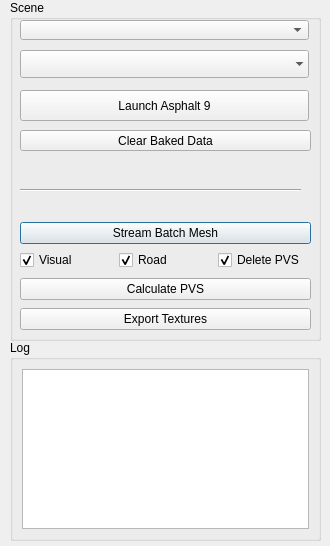
<?xml version="1.0" encoding="UTF-8"?>
<ui version="4.0">
 <class>Dialog</class>
 <widget class="QDialog" name="Dialog">
  <property name="geometry">
   <rect>
    <x>0</x>
    <y>0</y>
    <width>330</width>
    <height>546</height>
   </rect>
  </property>
  <property name="windowTitle">
   <string>Dialog</string>
  </property>
  <widget class="QGroupBox" name="groupBox">
   <property name="geometry">
    <rect>
     <x>10</x>
     <y>340</y>
     <width>311</width>
     <height>201</height>
    </rect>
   </property>
   <property name="title">
    <string>Log</string>
   </property>
   <layout class="QVBoxLayout" name="verticalLayout_3">
    <item>
     <widget class="QTextBrowser" name="uiLog">
      <property name="sizePolicy">
       <sizepolicy hsizetype="Expanding" vsizetype="Expanding">
        <horstretch>0</horstretch>
        <verstretch>0</verstretch>
       </sizepolicy>
      </property>
      <property name="maximumSize">
       <size>
        <width>16777215</width>
        <height>16777215</height>
       </size>
      </property>
     </widget>
    </item>
   </layout>
  </widget>
  <widget class="QGroupBox" name="grp_scenegroup">
   <property name="geometry">
    <rect>
     <x>10</x>
     <y>0</y>
     <width>311</width>
     <height>341</height>
    </rect>
   </property>
   <property name="title">
    <string>Scene</string>
   </property>
   <widget class="QWidget" name="verticalLayoutWidget_2">
    <property name="geometry">
     <rect>
      <x>10</x>
      <y>220</y>
      <width>291</width>
      <height>112</height>
     </rect>
    </property>
    <layout class="QVBoxLayout" name="verticalLayout_2">
     <item>
      <layout class="QVBoxLayout" name="verticalLayout">
       <item>
        <widget class="QPushButton" name="ui_btn_streamBatchMesh">
         <property name="text">
          <string>Stream Batch Mesh</string>
         </property>
        </widget>
       </item>
       <item>
        <layout class="QHBoxLayout" name="horizontalLayout">
         <item>
          <widget class="QCheckBox" name="ui_ck_doVisual">
           <property name="layoutDirection">
            <enum>Qt::LeftToRight</enum>
           </property>
           <property name="text">
            <string>Visual</string>
           </property>
           <property name="checked">
            <bool>true</bool>
           </property>
          </widget>
         </item>
         <item>
          <widget class="QCheckBox" name="ui_ck_doRoad">
           <property name="text">
            <string>Road</string>
           </property>
           <property name="checked">
            <bool>true</bool>
           </property>
          </widget>
         </item>
         <item>
          <widget class="QCheckBox" name="ui_ck_deletePVS">
           <property name="text">
            <string>Delete PVS</string>
           </property>
           <property name="checked">
            <bool>true</bool>
           </property>
          </widget>
         </item>
        </layout>
       </item>
      </layout>
     </item>
     <item>
      <widget class="QPushButton" name="ui_btn_calcluatePVS">
       <property name="text">
        <string>Calculate PVS</string>
       </property>
      </widget>
     </item>
     <item>
      <widget class="QPushButton" name="ui_btn_exportTextures">
       <property name="text">
        <string>Export Textures</string>
       </property>
      </widget>
     </item>
    </layout>
   </widget>
   <widget class="QWidget" name="verticalLayoutWidget_3">
    <property name="geometry">
     <rect>
      <x>10</x>
      <y>130</y>
      <width>291</width>
      <height>21</height>
     </rect>
    </property>
    <layout class="QVBoxLayout" name="verticalLayout_4">
     <item>
      <widget class="QPushButton" name="ui_btn_clearbakeddata">
       <property name="text">
        <string>Clear Baked Data</string>
       </property>
      </widget>
     </item>
    </layout>
   </widget>
   <widget class="Line" name="line">
    <property name="geometry">
     <rect>
      <x>10</x>
      <y>180</y>
      <width>281</width>
      <height>20</height>
     </rect>
    </property>
    <property name="orientation">
     <enum>Qt::Horizontal</enum>
    </property>
   </widget>
   <widget class="QComboBox" name="ui_cb_scenes">
    <property name="geometry">
     <rect>
      <x>10</x>
      <y>20</y>
      <width>289</width>
      <height>20</height>
     </rect>
    </property>
   </widget>
   <widget class="QComboBox" name="ui_cb_tracklist">
    <property name="geometry">
     <rect>
      <x>10</x>
      <y>50</y>
      <width>289</width>
      <height>28</height>
     </rect>
    </property>
    <property name="iconSize">
     <size>
      <width>16</width>
      <height>16</height>
     </size>
    </property>
    <property name="frame">
     <bool>false</bool>
    </property>
   </widget>
   <widget class="QPushButton" name="ui_btn_launchGame">
    <property name="geometry">
     <rect>
      <x>10</x>
      <y>90</y>
      <width>289</width>
      <height>31</height>
     </rect>
    </property>
    <property name="text">
     <string>Launch Asphalt 9</string>
    </property>
   </widget>
   <zorder>verticalLayoutWidget_2</zorder>
   <zorder>verticalLayoutWidget_3</zorder>
   <zorder>line</zorder>
   <zorder>ui_cb_scenes</zorder>
   <zorder>ui_cb_tracklist</zorder>
   <zorder>ui_btn_launchGame</zorder>
   <zorder>ui_btn_launchGame</zorder>
  </widget>
 </widget>
 <resources/>
 <connections/>
</ui>
